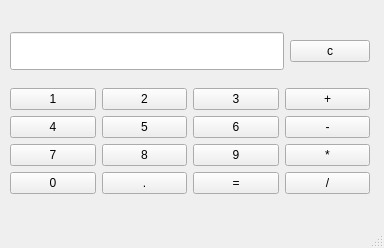
<?xml version="1.0" encoding="UTF-8"?>
<ui version="4.0">
 <class>MainWindow</class>
 <widget class="QMainWindow" name="MainWindow">
  <property name="geometry">
   <rect>
    <x>0</x>
    <y>0</y>
    <width>384</width>
    <height>248</height>
   </rect>
  </property>
  <property name="maximumSize">
   <size>
    <width>400</width>
    <height>400</height>
   </size>
  </property>
  <property name="windowTitle">
   <string>MainWindow</string>
  </property>
  <property name="windowIcon">
   <iconset>
    <normaloff>../../../../Sys/Pic/Saved Pictures/cxk.png</normaloff>../../../../Sys/Pic/Saved Pictures/cxk.png</iconset>
  </property>
  <widget class="QWidget" name="centralwidget">
   <widget class="QWidget" name="">
    <property name="geometry">
     <rect>
      <x>10</x>
      <y>20</y>
      <width>360</width>
      <height>187</height>
     </rect>
    </property>
    <layout class="QVBoxLayout" name="verticalLayout">
     <item>
      <layout class="QHBoxLayout" name="horizontalLayout">
       <item>
        <widget class="QLineEdit" name="lineEdit">
         <property name="font">
          <font>
           <family>悠哉字体</family>
           <pointsize>16</pointsize>
           <bold>true</bold>
          </font>
         </property>
        </widget>
       </item>
       <item>
        <widget class="QPushButton" name="btnCls">
         <property name="styleSheet">
          <string notr="true">font: 16pt &quot;Monaco NF&quot;;</string>
         </property>
         <property name="text">
          <string>c</string>
         </property>
        </widget>
       </item>
      </layout>
     </item>
     <item>
      <layout class="QGridLayout" name="gridLayout">
       <item row="2" column="3">
        <widget class="QPushButton" name="btnMult">
         <property name="styleSheet">
          <string notr="true">font: 16pt &quot;Monaco NF&quot;;</string>
         </property>
         <property name="text">
          <string>*</string>
         </property>
        </widget>
       </item>
       <item row="1" column="1">
        <widget class="QPushButton" name="btn5">
         <property name="styleSheet">
          <string notr="true">font: 16pt &quot;Monaco NF&quot;;</string>
         </property>
         <property name="text">
          <string>5</string>
         </property>
        </widget>
       </item>
       <item row="3" column="3">
        <widget class="QPushButton" name="btnDiv">
         <property name="styleSheet">
          <string notr="true">font: 16pt &quot;Monaco NF&quot;;</string>
         </property>
         <property name="text">
          <string>/</string>
         </property>
        </widget>
       </item>
       <item row="2" column="2">
        <widget class="QPushButton" name="btn9">
         <property name="styleSheet">
          <string notr="true">font: 16pt &quot;Monaco NF&quot;;</string>
         </property>
         <property name="text">
          <string>9</string>
         </property>
        </widget>
       </item>
       <item row="2" column="1">
        <widget class="QPushButton" name="btn8">
         <property name="styleSheet">
          <string notr="true">font: 16pt &quot;Monaco NF&quot;;</string>
         </property>
         <property name="text">
          <string>8</string>
         </property>
        </widget>
       </item>
       <item row="3" column="1">
        <widget class="QPushButton" name="btnDot">
         <property name="styleSheet">
          <string notr="true">font: 16pt &quot;Monaco NF&quot;;</string>
         </property>
         <property name="text">
          <string>.</string>
         </property>
        </widget>
       </item>
       <item row="0" column="1">
        <widget class="QPushButton" name="btn2">
         <property name="styleSheet">
          <string notr="true">font: 16pt &quot;Monaco NF&quot;;</string>
         </property>
         <property name="text">
          <string>2</string>
         </property>
        </widget>
       </item>
       <item row="0" column="3">
        <widget class="QPushButton" name="btnAdd">
         <property name="styleSheet">
          <string notr="true">font: 16pt &quot;Monaco NF&quot;;</string>
         </property>
         <property name="text">
          <string>+</string>
         </property>
        </widget>
       </item>
       <item row="0" column="0">
        <widget class="QPushButton" name="btn1">
         <property name="styleSheet">
          <string notr="true">font: 16pt &quot;Monaco NF&quot;;</string>
         </property>
         <property name="text">
          <string>1</string>
         </property>
        </widget>
       </item>
       <item row="1" column="3">
        <widget class="QPushButton" name="btnLes">
         <property name="styleSheet">
          <string notr="true">font: 16pt &quot;Monaco NF&quot;;</string>
         </property>
         <property name="text">
          <string>-</string>
         </property>
        </widget>
       </item>
       <item row="1" column="2">
        <widget class="QPushButton" name="btn6">
         <property name="styleSheet">
          <string notr="true">font: 16pt &quot;Monaco NF&quot;;</string>
         </property>
         <property name="text">
          <string>6</string>
         </property>
        </widget>
       </item>
       <item row="0" column="2">
        <widget class="QPushButton" name="btn3">
         <property name="styleSheet">
          <string notr="true">font: 16pt &quot;Monaco NF&quot;;</string>
         </property>
         <property name="text">
          <string>3</string>
         </property>
        </widget>
       </item>
       <item row="3" column="0">
        <widget class="QPushButton" name="btn0">
         <property name="styleSheet">
          <string notr="true">font: 16pt &quot;Monaco NF&quot;;</string>
         </property>
         <property name="text">
          <string>0</string>
         </property>
        </widget>
       </item>
       <item row="1" column="0">
        <widget class="QPushButton" name="btn4">
         <property name="styleSheet">
          <string notr="true">font: 16pt &quot;Monaco NF&quot;;</string>
         </property>
         <property name="text">
          <string>4</string>
         </property>
        </widget>
       </item>
       <item row="3" column="2">
        <widget class="QPushButton" name="btnCalc">
         <property name="styleSheet">
          <string notr="true">font: 16pt &quot;Monaco NF&quot;;</string>
         </property>
         <property name="text">
          <string>=</string>
         </property>
        </widget>
       </item>
       <item row="2" column="0">
        <widget class="QPushButton" name="btn7">
         <property name="styleSheet">
          <string notr="true">font: 16pt &quot;Monaco NF&quot;;</string>
         </property>
         <property name="text">
          <string>7</string>
         </property>
        </widget>
       </item>
      </layout>
     </item>
    </layout>
   </widget>
  </widget>
  <widget class="QMenuBar" name="menubar">
   <property name="geometry">
    <rect>
     <x>0</x>
     <y>0</y>
     <width>384</width>
     <height>17</height>
    </rect>
   </property>
  </widget>
  <widget class="QStatusBar" name="statusbar"/>
 </widget>
 <resources/>
 <connections/>
</ui>
